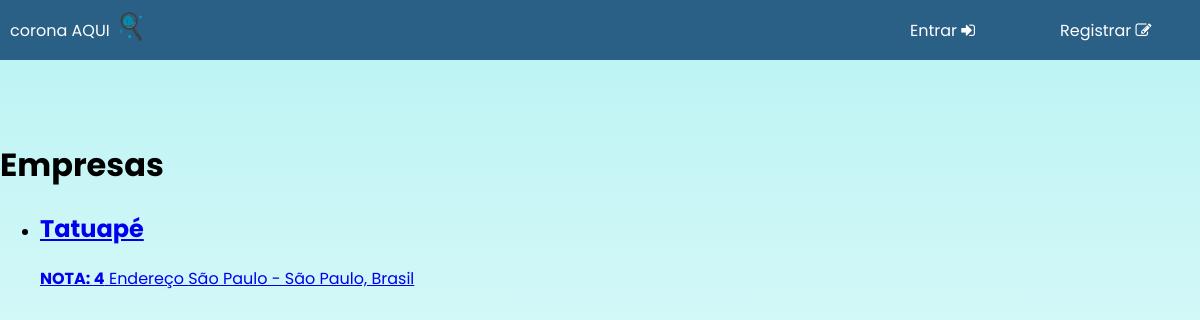
Before: /registros/ with the older database file.
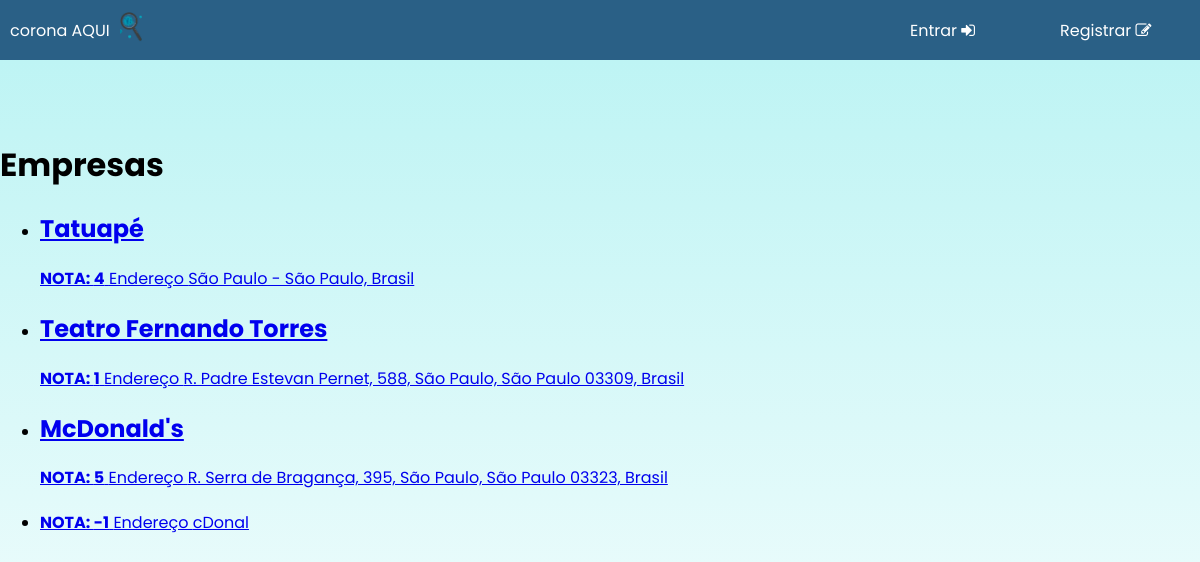
After: the same page with the newer database file.
### registros/models.py (models this page shows, shortened)
class Empresas(models.Model):
    id = models.AutoField(auto_created=True, primary_key=True, serialize=False, verbose_name='ID')
    address = models.CharField(max_length=200)
    name = models.CharField(max_length=101)
    grade = models.IntegerField()
    longitude = models.FloatField(default='0.00')
    latitude = models.FloatField(default='0.00')

### registros/views.py (the view)
# urls.py: path('', homepage.index),
def index(request):
    return render(request, "registros/index.html", {
        "empresas": Empresas.objects.all()
    })

### registros/templates/registros/index.html (shortened to what this page needs)
{% extends "registros/layout.html" %}
{% block body %}
    <h1>Empresas</h1>
    <ul>
        {% for empresa in empresas %}
            <li><h2>
                <a href="{% url 'avaliacao' empresa.id %}">
                {{ empresa.name }} </h2><b>NOTA: {{ empresa.grade }}</b> Endereço {{ empresa.address }}
            </li>
            {% endfor %}
    </ul>
{% endblock %}

Changed rows visible on the page:
added Empresas: name "Teatro Fernando Torres", grade "1", address "R. Padre Estevan Pernet, 588, São Paulo, São Paulo 03309, Brasil"
added Empresas: name "McDonald's", grade "5", address "R. Serra de Bragança, 395, São Paulo, São Paulo 03323, Brasil"
added Empresas: grade "-1", address "cDonal"
